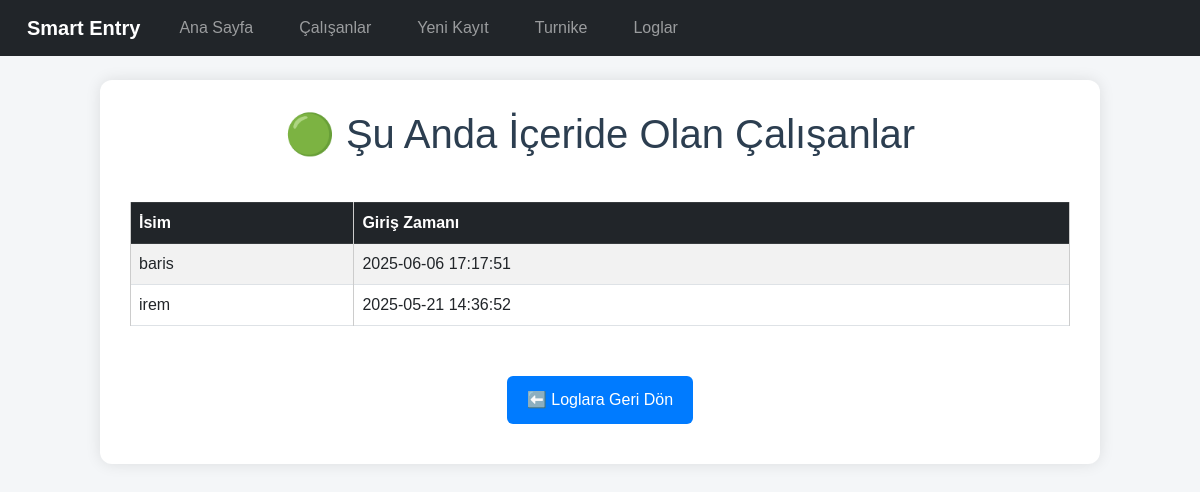
The page /aktif_calisanlar on the database its author committed.
### tables this page shows
CREATE TABLE logs (
        id INTEGER PRIMARY KEY AUTOINCREMENT,
        name TEXT NOT NULL,
        timestamp TEXT NOT NULL,
        action TEXT NOT NULL
    );

### app.py (the view)
@app.route('/aktif_calisanlar')
def aktif_calisanlar():
    conn = sqlite3.connect("attendance.db")
    cursor = conn.cursor()
    cursor.execute("""
        SELECT name, MAX(timestamp)
        FROM logs
        GROUP BY name
    """)
    last_entries = cursor.fetchall()
    aktifler = []
    for name, timestamp in last_entries:
        cursor.execute("SELECT action FROM logs WHERE name = ? AND timestamp = ?", (name, timestamp))
        action = cursor.fetchone()
        if action and action[0].lower() == "giriş":
            aktifler.append((name, timestamp))
    conn.close()
    return render_template("aktif_calisanlar.html", aktifler=aktifler)

### templates/aktif_calisanlar.html (shortened to what this page needs)
{% extends "base.html" %}
{% block content %}
<h1 class="text-center mb-4">🟢 Şu Anda İçeride Olan Çalışanlar</h1>
{% if aktifler %}
  <div class="table-responsive">
    <table class="table table-striped table-bordered">
      <thead class="table-dark">
        <tr>
          <th>İsim</th>
          <th>Giriş Zamanı</th>
        </tr>
      </thead>
      <tbody>
        {% for isim, zaman in aktifler %}
        <tr>
          <td>{{ isim }}</td>
          <td>{{ zaman }}</td>
        </tr>
        {% endfor %}
      </tbody>
    </table>
  </div>
{% else %}
  <p class="text-muted text-center">Şu anda içeride hiç çalışan yok.</p>
{% endif %}
<div class="text-center mt-4">
  <a href="/logs" class="btn btn-secondary">⬅️ Loglara Geri Dön</a>
</div>
{% endblock %}

### static/style.css (style rules this page uses)
body { font-family: Arial, sans-serif; background-color: #f4f6f8; color: #333; margin: 0; padding: 0; }
h1, h2 { color: #2c3e50; text-align: center; }
button, .btn { background-color: #007bff; color: white; border: none; padding: 12px 20px; margin: 10px 0; text-decoration: none; font-size: 16px; border-radius: 6px; cursor: pointer; }
table { width: 100%; border-collapse: collapse; margin-top: 20px; }
table, th, td { border: 1px solid #ccc; }
th, td { padding: 12px; text-align: left; }

### rows shown on the page
logs: name "baris", timestamp "2025-06-06 17:17:51"
logs: name "irem", timestamp "2025-05-21 14:36:52"
